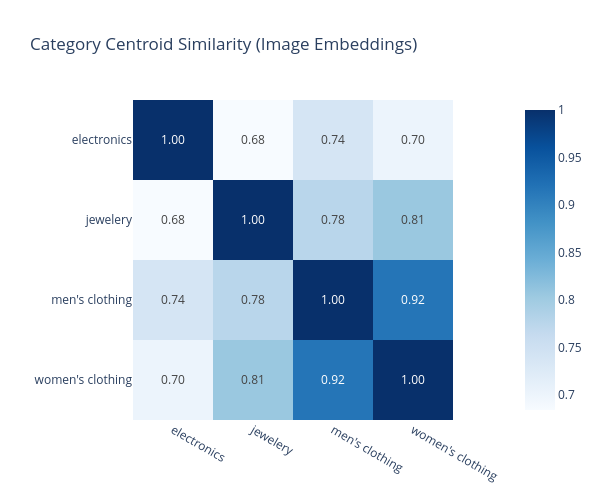

Notebook cell for this chart:
### Markdown cell above
---
## 6. Category Centroid Analysis

### Code cell
centroids = df.groupby('category')['embedding'].apply(
    lambda x: np.mean(np.array(x.tolist()), axis=0)
).to_dict()
cats = list(centroids.keys())
matrix = np.array([centroids[c] for c in cats])
sim_cat = cosine_similarity(matrix)

fig_centroid = px.imshow(
    sim_cat,
    x=cats, y=cats,
    color_continuous_scale='Blues',
    text_auto='.2f',
    title='Category Centroid Similarity (Image Embeddings)',
    width=600, height=500
)
fig_centroid.show()

### Figure 1 — Plotly figure (JSON) as saved in the notebook; plotly's stock layout.template omitted (floating-point values rounded to 4 significant figures)
{"data": [{"coloraxis": "coloraxis", "hovertemplate": "x: %{x}<br>y: %{y}<br>color: %{z}<extra></extra>", "name": "0", "texttemplate": "%{z:.2f}", "type": "heatmap", "x": ["electronics", "jewelery", "men's clothing", "women's clothing"], "xaxis": "x", "y": ["electronics", "jewelery", "men's clothing", "women's clothing"], "yaxis": "y", "z": [[1.0, 0.6841, 0.7379, 0.7012], [0.6841, 1.0, 0.7755, 0.8057], [0.7379, 0.7755, 1.0, 0.9161], [0.7012, 0.8057, 0.9161, 1.0]]}], "layout": {"coloraxis": {"colorscale": [[0, "rgb(247,251,255)"], [0.125, "rgb(222,235,247)"], [0.25, "rgb(198,219,239)"], [0.375, "rgb(158,202,225)"], [0.5, "rgb(107,174,214)"], [0.625, "rgb(66,146,198)"], [0.75, "rgb(33,113,181)"], [0.875, "rgb(8,81,156)"], [1, "rgb(8,48,107)"]]}, "height": 500, "title": {"text": "Category Centroid Similarity (Image Embeddings)"}, "width": 600, "xaxis": {"anchor": "y", "constrain": "domain", "domain": [0, 1], "scaleanchor": "y"}, "yaxis": {"anchor": "x", "autorange": "reversed", "constrain": "domain", "domain": [0, 1]}}}
